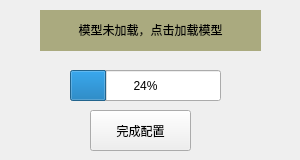
<?xml version="1.0" encoding="UTF-8"?>
<ui version="4.0">
 <class>Set_Model_load</class>
 <widget class="QWidget" name="Set_Model_load">
  <property name="geometry">
   <rect>
    <x>0</x>
    <y>0</y>
    <width>300</width>
    <height>160</height>
   </rect>
  </property>
  <property name="minimumSize">
   <size>
    <width>300</width>
    <height>160</height>
   </size>
  </property>
  <property name="maximumSize">
   <size>
    <width>300</width>
    <height>160</height>
   </size>
  </property>
  <property name="windowTitle">
   <string>Form</string>
  </property>
  <widget class="QLabel" name="Load_Model_tip">
   <property name="geometry">
    <rect>
     <x>40</x>
     <y>10</y>
     <width>221</width>
     <height>41</height>
    </rect>
   </property>
   <property name="styleSheet">
    <string notr="true">background-color: rgb(170, 170, 127);</string>
   </property>
   <property name="text">
    <string>&lt;html&gt;&lt;head/&gt;&lt;body&gt;&lt;p&gt;模型未加载，点击加载模型&lt;/p&gt;&lt;/body&gt;&lt;/html&gt;</string>
   </property>
   <property name="alignment">
    <set>Qt::AlignCenter</set>
   </property>
   <property name="wordWrap">
    <bool>true</bool>
   </property>
  </widget>
  <widget class="QPushButton" name="Bt_load_model">
   <property name="geometry">
    <rect>
     <x>90</x>
     <y>70</y>
     <width>121</width>
     <height>31</height>
    </rect>
   </property>
   <property name="text">
    <string>加载模型</string>
   </property>
  </widget>
  <widget class="QPushButton" name="finish_set">
   <property name="geometry">
    <rect>
     <x>90</x>
     <y>110</y>
     <width>101</width>
     <height>41</height>
    </rect>
   </property>
   <property name="text">
    <string>完成配置</string>
   </property>
  </widget>
  <widget class="QProgressBar" name="progressBar">
   <property name="geometry">
    <rect>
     <x>70</x>
     <y>70</y>
     <width>151</width>
     <height>31</height>
    </rect>
   </property>
   <property name="value">
    <number>24</number>
   </property>
  </widget>
  <zorder>Bt_load_model</zorder>
  <zorder>Load_Model_tip</zorder>
  <zorder>finish_set</zorder>
  <zorder>progressBar</zorder>
 </widget>
 <resources/>
 <connections/>
</ui>
